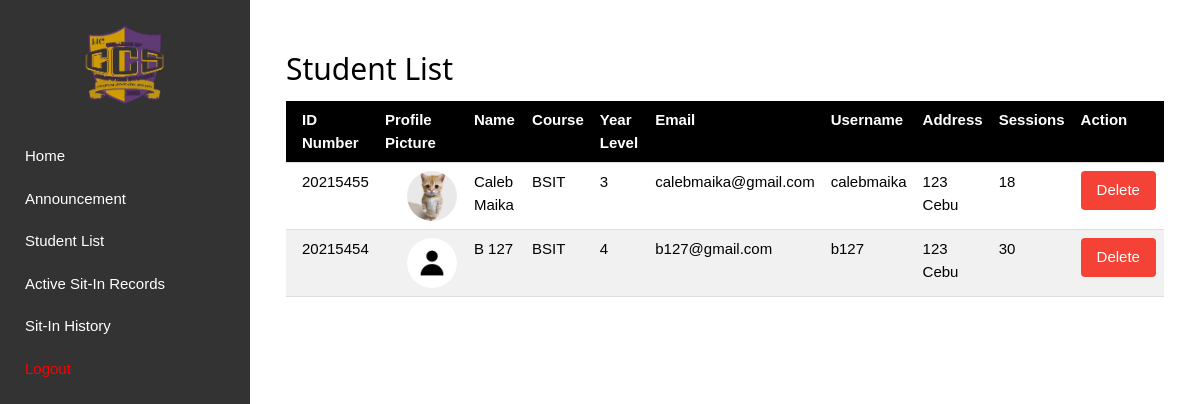
The page /admin/studentlist (signed in) on the database as committed earlier.
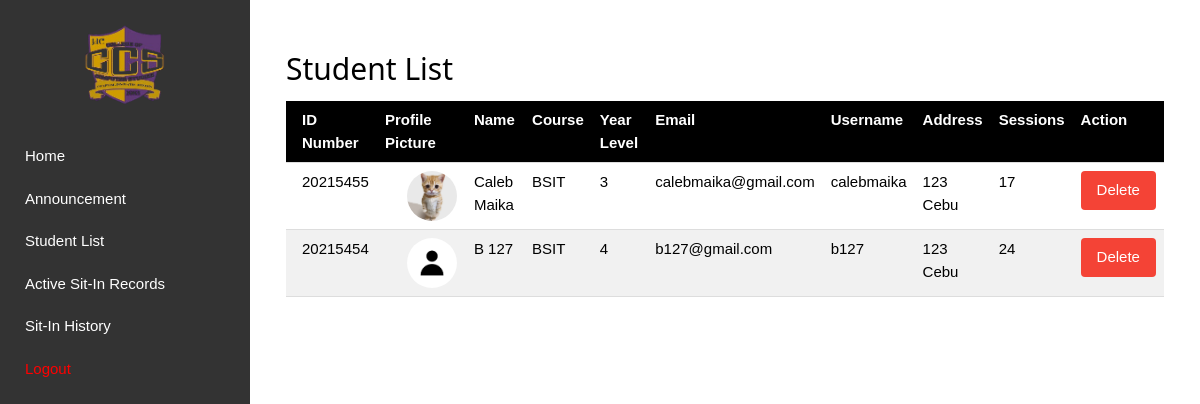
The same page on the database as committed later.
### tables this page shows
CREATE TABLE registration(
IDNO int primary key,
Lastname text,
Firstname text,
Midname text,
Course varchar(8),
Year_level varchar(1),
email text,
username text unique,
password text, address text, sessions INTEGER DEFAULT 30, profile_pic TEXT);

### main.py (the view)
@app.route('/admin/studentlist')
def admin_studentlist():
    if 'admin_username' not in session:
        flash("You must log in as an admin to access this page.", "error")
        return redirect(url_for('admin_login'))
    conn = get_db()
    cursor = conn.cursor()
    cursor.execute("SELECT * FROM registration")
    students = cursor.fetchall()
    close_db(conn)
    return render_template('admin_studentlist.html', students=students)

### main.py (called while the page is built)
def get_db():
    conn = sqlite3.connect(DATABASE)
    conn.row_factory = sqlite3.Row
    return conn

@app.after_request
def after_request(response):
    response.headers['Cache-Control'] = 'no-cache, no-store, must-revalidate'
    return response

### templates/admin_studentlist.html
{% extends 'admin_base.html' %}
{% block content %}
<div class="w3-container w3-margin-top">
    <h2>Student List</h2>
    <table class="w3-table w3-bordered w3-striped">
        <thead>
            <tr class="w3-black">
                <th>ID Number</th>
                <th>Profile Picture</th>
                <th>Name</th>
                <th>Course</th>
                <th>Year Level</th>
                <th>Email</th>
                <th>Username</th>
                <th>Address</th>
                <th>Sessions</th>
                <th>Action</th>
            </tr>
        </thead>
        <tbody>
            {% for student in students %}
            <tr>
                <td>{{ student.IDNO }}</td>
                <td style="padding-left: 30px;">
                    <img src="{{ url_for('static', filename='uploads/' + (student.profile_pic if student.profile_pic else 'default.png')) }}"
                         alt="Profile Picture"
                         style="width: 50px; height: 50px; object-fit: cover; border-radius: 50%;">
                </td>
                <td>{{ student.Firstname }} {{ student.Midname }} {{ student.Lastname }}</td>
                <td>{{ student.Course }}</td>
                <td>{{ student.Year_level }}</td>
                <td>{{ student.email }}</td>
                <td>{{ student.username }}</td>
                <td>{{ student.address }}</td>
                <td>{{ student.sessions }}</td>
                <td>
                    <form action="{{ url_for('admin_deletestudent', idno=student.IDNO) }}" method="POST" style="display: inline;">
                        <button type="submit" class="w3-button w3-red w3-round" onclick="return confirm('Are you sure you want to delete this student?');">Delete</button>
                    </form>
                </td>
            </tr>
            {% endfor %}
        </tbody>
    </table>
</div>
{% endblock %}

Rows that differ between the two databases and show on the page:
changed registration "Caleb": sessions "18" → "17"
changed registration "b127@gmail.com": sessions "30" → "24"
